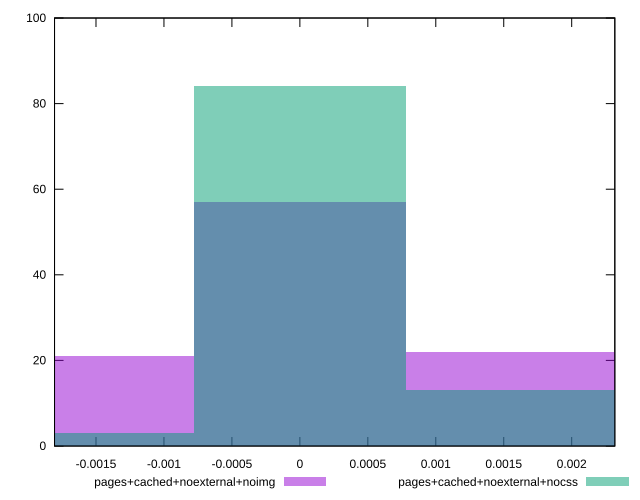

Recreate this plot in gnuplot.
reset

$pagesCachedNoexternalNoimg <<EOF
0 57
0.0015575550349076657 22
-0.0015575550349076657 21
EOF

$pagesCachedNoexternalNocss <<EOF
0 84
0.0015575550349076657 13
-0.0015575550349076657 3
EOF

set key outside below
set boxwidth 0.0015575550349076657
set xrange [-0.0018050816229632158:0.002317303860980198]
set yrange [0:100]
set trange [0:100]
set style fill transparent solid 0.5 noborder
set terminal svg size 640, 500 enhanced background rgb 'white'
set output "report_00008_2021-01-22T20:58:29.167/meta/score-difference/comparison/histogram/8_vs_9.svg"

plot $pagesCachedNoexternalNoimg title "pages+cached+noexternal+noimg" with boxes, \
     $pagesCachedNoexternalNocss title "pages+cached+noexternal+nocss" with boxes

reset
